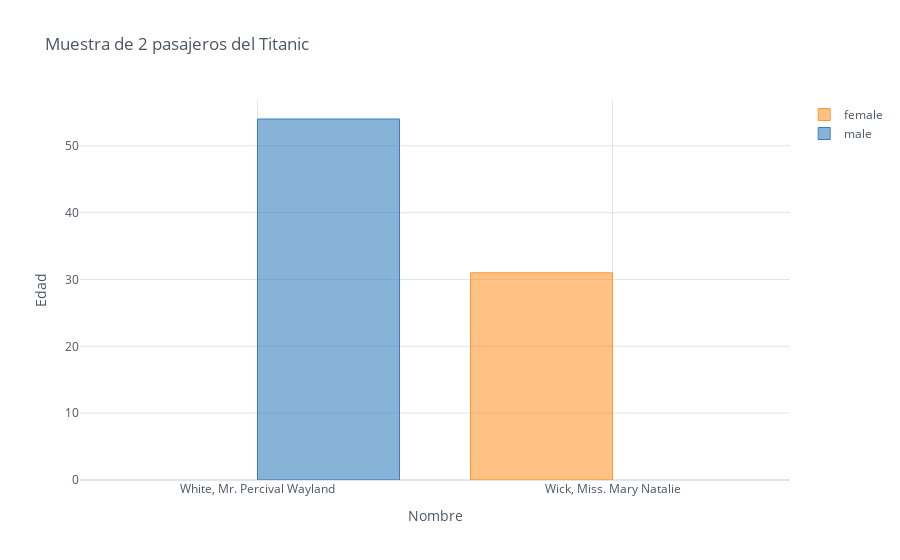

The code cell stored with this chart in its notebook:
### Code cell
# Barplot o grafico de barras
Edad_muestra = Data[Data.index.isin(["Wick, Miss. Mary Natalie", "White, Mr. Percival Wayland"])]

# plotting
Edad_muestra.iplot(kind='bar', xTitle='Nombre',
                           yTitle='Edad', title='Muestra de 2 pasajeros del Titanic')

### Figure 1 — Plotly figure (JSON) as saved in the notebook; plotly's stock layout.template omitted (floating-point values rounded to 4 significant figures)
{"data": [{"marker": {"color": "rgba(255, 153, 51, 0.6)", "line": {"color": "rgba(255, 153, 51, 1.0)", "width": 1}}, "name": "female", "orientation": "v", "text": "", "type": "bar", "x": ["White, Mr. Percival Wayland", "Wick, Miss. Mary Natalie"], "y": ["", 31]}, {"marker": {"color": "rgba(55, 128, 191, 0.6)", "line": {"color": "rgba(55, 128, 191, 1.0)", "width": 1}}, "name": "male", "orientation": "v", "text": "", "type": "bar", "x": ["White, Mr. Percival Wayland", "Wick, Miss. Mary Natalie"], "y": [54, ""]}], "layout": {"legend": {"bgcolor": "#FFFFFF", "font": {"color": "#4D5663"}}, "paper_bgcolor": "#FFFFFF", "plot_bgcolor": "#FFFFFF", "title": {"font": {"color": "#4D5663"}, "text": "Muestra de 2 pasajeros del Titanic"}, "xaxis": {"gridcolor": "#E1E5ED", "showgrid": true, "tickfont": {"color": "#4D5663"}, "title": {"font": {"color": "#4D5663"}, "text": "Nombre"}, "zerolinecolor": "#E1E5ED"}, "yaxis": {"gridcolor": "#E1E5ED", "showgrid": true, "tickfont": {"color": "#4D5663"}, "title": {"font": {"color": "#4D5663"}, "text": "Edad"}, "zerolinecolor": "#E1E5ED"}}}
